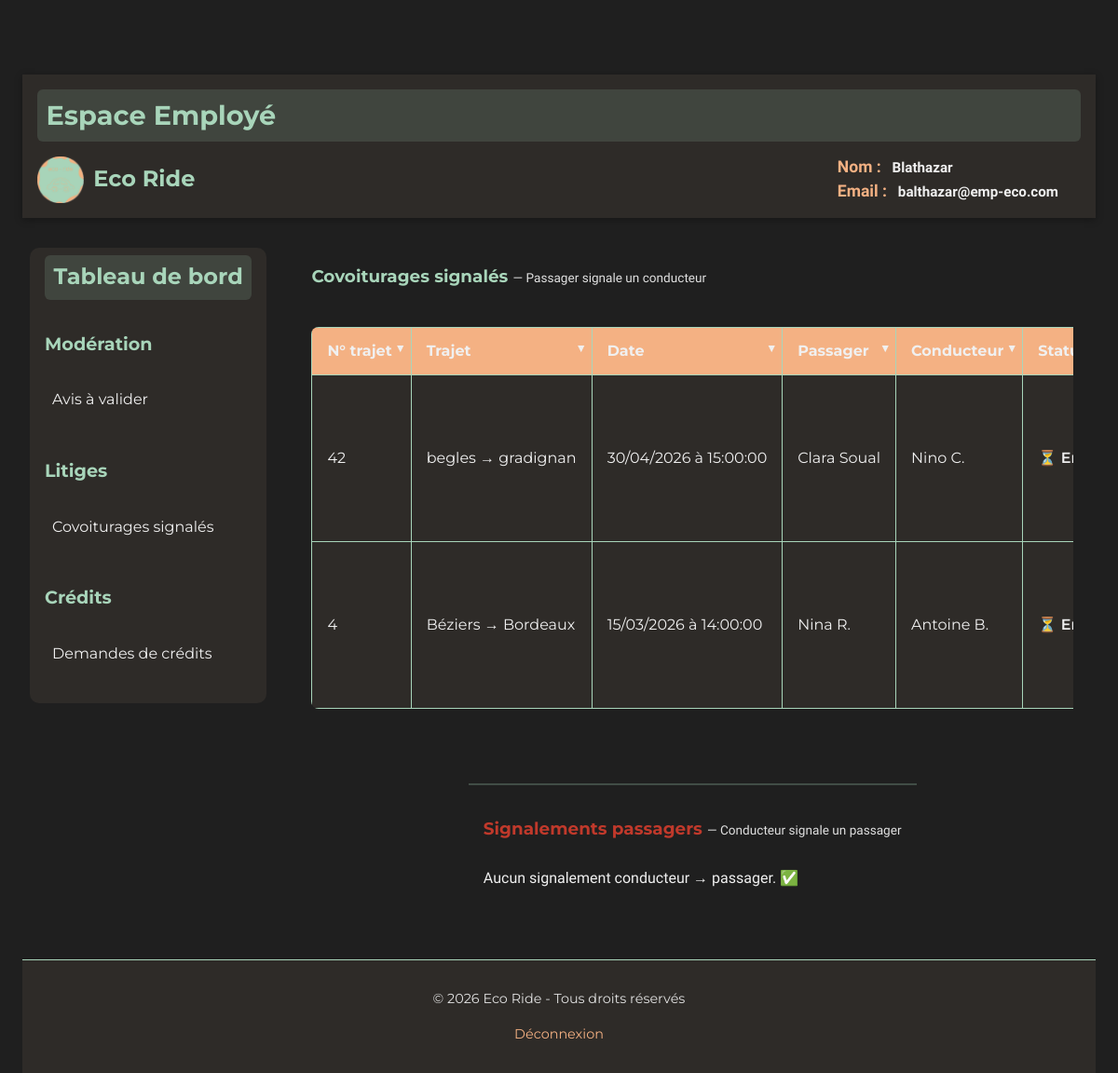
Page /PROJET/EMPLOYE/EMP-litiges.php (signed in) on the earlier database version.
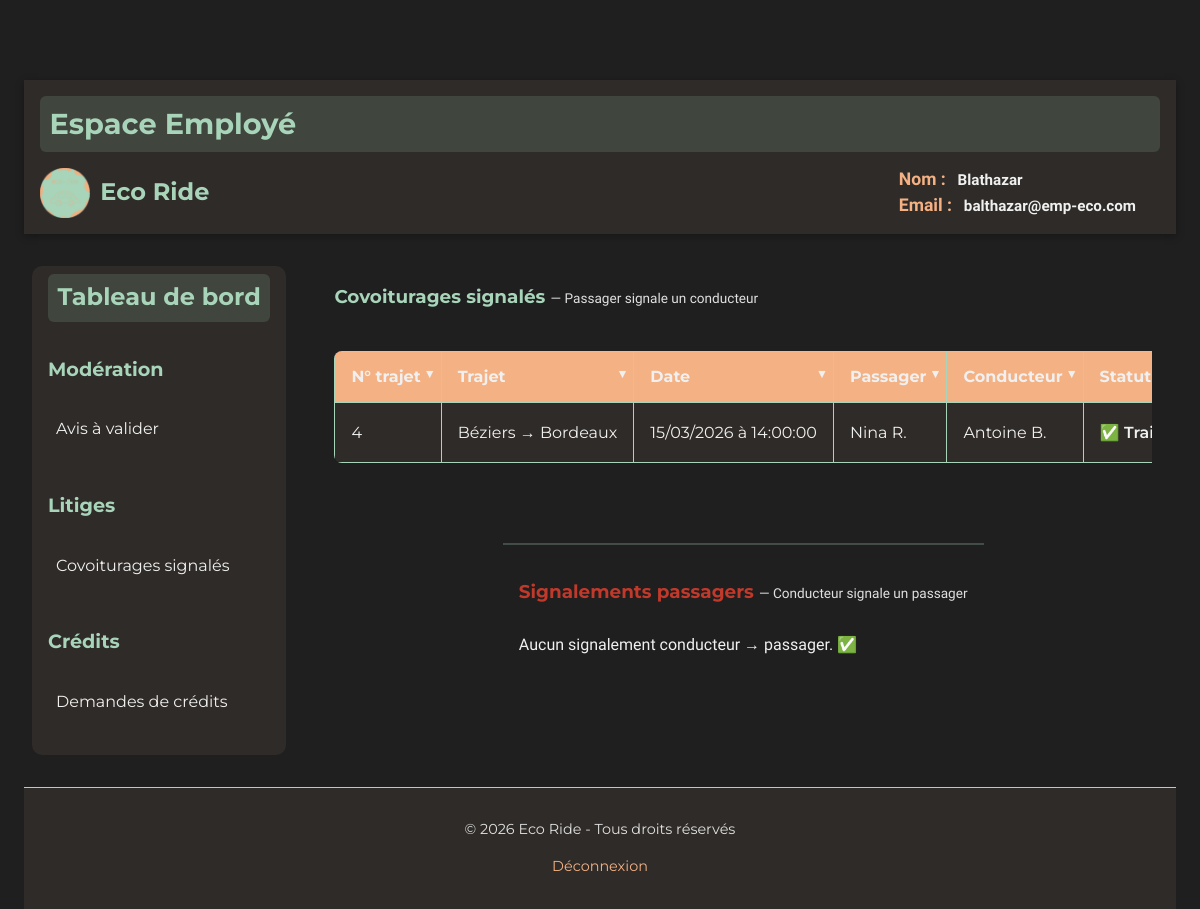
Same page on the later database version.
### tables this page shows
CREATE TABLE `signalements` (
  `id` int(11) NOT NULL,
  `id_trajet` int(11) DEFAULT NULL,
  `id_utilisateur` int(11) DEFAULT NULL,
  `motif` text DEFAULT NULL,
  `date_creation` datetime DEFAULT current_timestamp(),
  `statut` enum('en_cours','resolu_credits_verses','resolu_credits_bloques','traite') DEFAULT 'en_cours',
  `note_employe` text DEFAULT NULL,
  `type` enum('passager_vers_conducteur','conducteur_vers_passager') NOT NULL DEFAULT 'passager_vers_conducteur'
);

CREATE TABLE `trajets` (
  `id` int(11) NOT NULL,
  `id_conducteur` int(11) NOT NULL,
  `depart` varchar(255) NOT NULL,
  `arrivee` varchar(255) NOT NULL,
  `etapes` text DEFAULT NULL,
  `commentaire` text DEFAULT NULL,
  `date_depart` date NOT NULL,
  `heure_depart` time NOT NULL,
  `heure_arrivee` time DEFAULT NULL,
  `vehicule_id` int(11) DEFAULT NULL,
  `places_disponibles` int(11) DEFAULT 1,
  `prix` int(11) NOT NULL DEFAULT 2,
  `statut` enum('publie','complet','annule','termine','en_cours') DEFAULT 'publie'
);

CREATE TABLE `utilisateurs` (
  `id` int(11) NOT NULL,
  `nom` varchar(100) NOT NULL,
  `prenom` varchar(100) NOT NULL,
  `email` varchar(150) DEFAULT NULL,
  `mot_de_passe` varchar(255) NOT NULL,
  `role` enum('passager','conducteur','passager-conducteur') NOT NULL,
  `date_naissance` date DEFAULT NULL,
  `bio` text DEFAULT NULL,
  `date_inscription` datetime DEFAULT current_timestamp(),
  `photo` varchar(255) DEFAULT 'default.jpg',
  `driver_completed` tinyint(1) DEFAULT 0,
  `profile_completed` tinyint(1) DEFAULT 0,
  `suspendu` tinyint(1) NOT NULL DEFAULT 0
);

### PROJET/EMPLOYE/EMP-litiges.php (the view, shortened to what this page needs)
<?php
require_once('../PHP/connexion.php');
$stmt = $bdd->prepare("
    SELECT
        s.id AS id_signalement,
        s.motif,
        s.statut AS statut_signalement,
        s.note_employe,
        t.id AS id_trajet,
        t.depart,
        t.arrivee,
        t.date_depart,
        t.heure_depart,
        u_passager.prenom AS prenom_passager,
        u_passager.nom AS nom_passager,
        u_passager.email AS email_passager,
        u_conducteur.prenom AS prenom_conducteur,
        u_conducteur.nom AS nom_conducteur,
        u_conducteur.email AS email_conducteur
    FROM signalements s
    JOIN trajets t ON t.id = s.id_trajet
    JOIN utilisateurs u_passager ON u_passager.id = s.id_utilisateur
    JOIN utilisateurs u_conducteur ON u_conducteur.id = t.id_conducteur
    WHERE s.type = 'passager_vers_conducteur'
    ORDER BY s.date_creation DESC
");
$stmt->execute();
$litiges = $stmt->fetchAll(PDO::FETCH_ASSOC);
$stmtSignalCP = $bdd->prepare("
    SELECT
        s.id AS id_signalement,
        s.motif,
        s.statut AS statut_signalement,
        s.note_employe,
        s.date_creation,
        t.id AS id_trajet,
        t.depart,
        t.arrivee,
        t.date_depart,
        t.heure_depart,
        u_passager.prenom AS prenom_passager,
        u_passager.nom AS nom_passager,
        u_passager.email AS email_passager,
        u_conducteur.prenom AS prenom_conducteur,
        u_conducteur.nom AS nom_conducteur,
        u_conducteur.email AS email_conducteur
    FROM signalements s
    JOIN trajets t ON t.id = s.id_trajet
    JOIN utilisateurs u_passager ON u_passager.id = s.id_utilisateur
    JOIN utilisateurs u_conducteur ON u_conducteur.id = t.id_conducteur
    WHERE s.type = 'conducteur_vers_passager'
    ORDER BY s.date_creation DESC
");
$stmtSignalCP->execute();
$signalementsCP = $stmtSignalCP->fetchAll(PDO::FETCH_ASSOC);
?>
<!DOCTYPE html>
<html lang="fr">
<head>
    <link rel="stylesheet" href="../CSS/style_global.css">
    <link rel="stylesheet" href="../CSS/CSS EMPLOYE/EMP-litiges.css">
</head>
<body>
<?php include('../COMPONENTS/COMP-header-employe.php'); ?>
<main>
    <div class="litiges-container">
        <section class="reviews-moderation">
            <h2>Covoiturages signalés <span class="section-sous-titre">— Passager signale un conducteur</span></h2>
            <?php if (empty($litiges)): ?>
                <p>Aucun litige. ✅</p>
            <?php else: ?>
            <div class="table-container">
                <table>
                    <thead>
                        <tr>
                            <th>N° trajet</th>
                            <th>Trajet</th>
                            <th>Date</th>
                            <th>Passager</th>
                            <th>Conducteur</th>
                            <th>Statut</th>
                        </tr>
                    </thead>
                    <tbody>
                        <?php foreach ($litiges as $l): ?>
                        <tr data-id="<?= $l['id_signalement'] ?>"
                            data-note="<?= htmlspecialchars($l['note_employe'] ?? '', ENT_QUOTES, 'UTF-8') ?>"
                            data-motif="<?= htmlspecialchars($l['motif'] ?? '', ENT_QUOTES, 'UTF-8') ?>"
                            data-email-passager="<?= htmlspecialchars($l['email_passager'], ENT_QUOTES, 'UTF-8') ?>"
                            data-email-conducteur="<?= htmlspecialchars($l['email_conducteur'], ENT_QUOTES, 'UTF-8') ?>">
                            <td><?= $l['id_trajet'] ?></td>
                            <td><?= htmlspecialchars($l['depart']) ?> → <?= htmlspecialchars($l['arrivee']) ?></td>
                            <td><?= date('d/m/Y', strtotime($l['date_depart'])) ?> à <?= htmlspecialchars($l['heure_depart']) ?></td>
                            <td><?= htmlspecialchars($l['prenom_passager'] . ' ' . $l['nom_passager']) ?></td>
                            <td><?= htmlspecialchars($l['prenom_conducteur'] . ' ' . $l['nom_conducteur']) ?></td>
                            <td class="statut-cell">
                                <?= $l['statut_signalement'] === 'en_cours' ? '⏳ En cours' : '✅ Traité' ?>
                            </td>
                        </tr>
                        <?php endforeach; ?>
                    </tbody>
                </table>
            </div>
            <?php endif; ?>
        </section>
        <section class="reviews-moderation signalements-cp">
            <h2>Signalements passagers <span class="section-sous-titre">— Conducteur signale un passager</span></h2>
            <?php if (empty($signalementsCP)): ?>
                <p>Aucun signalement conducteur → passager. ✅</p>
            <?php endif; ?>
        </section>
    </div>
</main>
<?php include('../COMPONENTS/COMP-footer-employe.php'); ?>
</body>
</html>

Differences in the rows shown:
removed signalements: id_trajet "42", id_trajet.depart "begles", id_trajet.arrivee "gradignan", id_trajet.date_depart "30/04/2026", id_trajet.heure_depart "15:00:00", id_utilisateur.nom "Clara Soual", utilisateurs.prenom+nom "Nino C."
changed signalements "Béziers": statut "⏳…" → "✅…"
